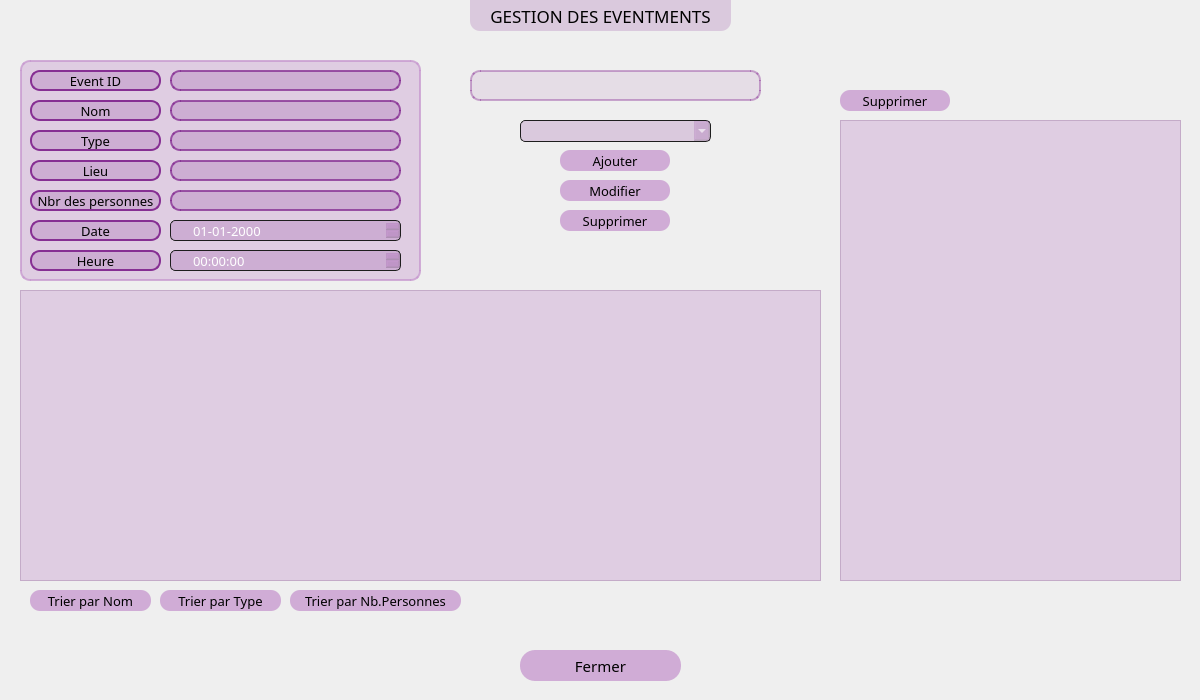
<?xml version="1.0" encoding="UTF-8"?>
<ui version="4.0">
 <class>Dialog_event</class>
 <widget class="QDialog" name="Dialog_event">
  <property name="geometry">
   <rect>
    <x>0</x>
    <y>0</y>
    <width>1200</width>
    <height>700</height>
   </rect>
  </property>
  <property name="windowTitle">
   <string>Dialog</string>
  </property>
  <widget class="QPushButton" name="pB_AjouterP">
   <property name="geometry">
    <rect>
     <x>560</x>
     <y>150</y>
     <width>110</width>
     <height>21</height>
    </rect>
   </property>
   <property name="font">
    <font>
     <family>Montserrat Medium</family>
     <pointsize>10</pointsize>
    </font>
   </property>
   <property name="styleSheet">
    <string notr="true">QPushButton {
background-color: rgba(199, 153, 207, 200);
border-radius: 10px;
}
QPushButton:hover {
background-color: qlineargradient(spread:pad, x1:0, y1:0, x2:0, y2:1, stop:0 rgba(117, 201, 187, 200), stop:1 rgba(199, 153, 207, 200));
}</string>
   </property>
   <property name="text">
    <string>Ajouter</string>
   </property>
  </widget>
  <widget class="QPushButton" name="pB_ModifierP">
   <property name="geometry">
    <rect>
     <x>560</x>
     <y>180</y>
     <width>110</width>
     <height>21</height>
    </rect>
   </property>
   <property name="font">
    <font>
     <family>Montserrat Medium</family>
     <pointsize>10</pointsize>
    </font>
   </property>
   <property name="styleSheet">
    <string notr="true">QPushButton {
background-color: rgba(199, 153, 207, 200);
border-radius: 10px;
}
QPushButton:hover {
background-color: qlineargradient(spread:pad, x1:0, y1:0, x2:0, y2:1, stop:0 rgba(117, 201, 187, 200), stop:1 rgba(199, 153, 207, 200));
}</string>
   </property>
   <property name="text">
    <string>Modifier</string>
   </property>
  </widget>
  <widget class="QPushButton" name="pB_SupprimerP">
   <property name="geometry">
    <rect>
     <x>560</x>
     <y>210</y>
     <width>110</width>
     <height>21</height>
    </rect>
   </property>
   <property name="font">
    <font>
     <family>Montserrat Medium</family>
     <pointsize>10</pointsize>
    </font>
   </property>
   <property name="styleSheet">
    <string notr="true">QPushButton {
background-color: rgba(199, 153, 207, 200);
border-radius: 10px;
}
QPushButton:hover {
background-color: qlineargradient(spread:pad, x1:0, y1:0, x2:0, y2:1, stop:0 rgba(117, 201, 187, 200), stop:1 rgba(199, 153, 207, 200));
}</string>
   </property>
   <property name="text">
    <string>Supprimer</string>
   </property>
  </widget>
  <widget class="QComboBox" name="comboBox_EventID">
   <property name="geometry">
    <rect>
     <x>520</x>
     <y>120</y>
     <width>191</width>
     <height>22</height>
    </rect>
   </property>
   <property name="styleSheet">
    <string notr="true">QComboBox
{
    subcontrol-origin: padding;
    subcontrol-position: top right;
    selection-background-color: #111;
    selection-color: yellow;
    color: white;
    background-color: rgba(134, 47, 147, 50);
    border-style: solid;
    border: 1px solid #1e1e1e;
    border-radius: 5;
    padding: 1px 0px 1px 20px;
}</string>
   </property>
  </widget>
  <widget class="QGroupBox" name="gB_infopersonnel">
   <property name="geometry">
    <rect>
     <x>20</x>
     <y>60</y>
     <width>401</width>
     <height>221</height>
    </rect>
   </property>
   <property name="styleSheet">
    <string notr="true">border: 2px solid rgba(199, 153, 207, 200);
background: rgba(199, 153, 207, 100); 
border-radius: 10px;
</string>
   </property>
   <property name="title">
    <string/>
   </property>
   <widget class="QLabel" name="label_Heure">
    <property name="geometry">
     <rect>
      <x>10</x>
      <y>190</y>
      <width>131</width>
      <height>21</height>
     </rect>
    </property>
    <property name="font">
     <font>
      <family>Montserrat Medium</family>
      <pointsize>10</pointsize>
     </font>
    </property>
    <property name="styleSheet">
     <string notr="true">background-color: rgba(134, 47, 147, 50);
	border: 2px solid rgb(134, 47, 147);
		border-radius: 10px;
</string>
    </property>
    <property name="text">
     <string>Heure</string>
    </property>
    <property name="alignment">
     <set>Qt::AlignCenter</set>
    </property>
   </widget>
   <widget class="QLineEdit" name="lineEdit_Nom">
    <property name="geometry">
     <rect>
      <x>150</x>
      <y>40</y>
      <width>231</width>
      <height>21</height>
     </rect>
    </property>
    <property name="styleSheet">
     <string notr="true">QLineEdit {
	background-color: rgba(134, 47, 147, 50);
		border: 2px solid rgba(134, 47, 147, 200);
			border-radius: 10px;
}
QLineEdit:hover {
	background-color: rgba(134, 47, 147, 50);
		border: 2px solid rgba(47, 127, 147, 200);
			border-radius: 10px;
}</string>
    </property>
   </widget>
   <widget class="QLabel" name="label_Type">
    <property name="geometry">
     <rect>
      <x>10</x>
      <y>70</y>
      <width>131</width>
      <height>21</height>
     </rect>
    </property>
    <property name="font">
     <font>
      <family>Montserrat Medium</family>
      <pointsize>10</pointsize>
     </font>
    </property>
    <property name="styleSheet">
     <string notr="true">background-color: rgba(134, 47, 147, 50);
	border: 2px solid rgb(134, 47, 147);
		border-radius: 10px;
</string>
    </property>
    <property name="text">
     <string>Type</string>
    </property>
    <property name="alignment">
     <set>Qt::AlignCenter</set>
    </property>
   </widget>
   <widget class="QLabel" name="label_EventID">
    <property name="geometry">
     <rect>
      <x>10</x>
      <y>10</y>
      <width>131</width>
      <height>21</height>
     </rect>
    </property>
    <property name="font">
     <font>
      <family>Montserrat Medium</family>
      <pointsize>10</pointsize>
     </font>
    </property>
    <property name="styleSheet">
     <string notr="true">background-color: rgba(134, 47, 147, 50);
	border: 2px solid rgb(134, 47, 147);
		border-radius: 10px;
</string>
    </property>
    <property name="text">
     <string>Event ID</string>
    </property>
    <property name="alignment">
     <set>Qt::AlignCenter</set>
    </property>
   </widget>
   <widget class="QLabel" name="label_Lieu">
    <property name="geometry">
     <rect>
      <x>10</x>
      <y>100</y>
      <width>131</width>
      <height>21</height>
     </rect>
    </property>
    <property name="font">
     <font>
      <family>Montserrat Medium</family>
      <pointsize>10</pointsize>
     </font>
    </property>
    <property name="styleSheet">
     <string notr="true">background-color: rgba(134, 47, 147, 50);
	border: 2px solid rgb(134, 47, 147);
		border-radius: 10px;
</string>
    </property>
    <property name="text">
     <string>Lieu</string>
    </property>
    <property name="alignment">
     <set>Qt::AlignCenter</set>
    </property>
   </widget>
   <widget class="QLineEdit" name="lineEdit_EventID">
    <property name="geometry">
     <rect>
      <x>150</x>
      <y>10</y>
      <width>231</width>
      <height>21</height>
     </rect>
    </property>
    <property name="styleSheet">
     <string notr="true">QLineEdit {
	background-color: rgba(134, 47, 147, 50);
		border: 2px solid rgba(134, 47, 147, 200);
			border-radius: 10px;
}
QLineEdit:hover {
	background-color: rgba(134, 47, 147, 50);
		border: 2px solid rgba(47, 127, 147, 200);
			border-radius: 10px;
}</string>
    </property>
   </widget>
   <widget class="QLineEdit" name="LineEdit_Type">
    <property name="geometry">
     <rect>
      <x>150</x>
      <y>70</y>
      <width>231</width>
      <height>21</height>
     </rect>
    </property>
    <property name="styleSheet">
     <string notr="true">QLineEdit {
	background-color: rgba(134, 47, 147, 50);
		border: 2px solid rgba(134, 47, 147, 200);
			border-radius: 10px;
}
QLineEdit:hover {
	background-color: rgba(134, 47, 147, 50);
		border: 2px solid rgba(47, 127, 147, 200);
			border-radius: 10px;
}</string>
    </property>
   </widget>
   <widget class="QLabel" name="label_Nom">
    <property name="geometry">
     <rect>
      <x>10</x>
      <y>40</y>
      <width>131</width>
      <height>21</height>
     </rect>
    </property>
    <property name="font">
     <font>
      <family>Montserrat Medium</family>
      <pointsize>10</pointsize>
     </font>
    </property>
    <property name="styleSheet">
     <string notr="true">background-color: rgba(134, 47, 147, 50);
	border: 2px solid rgb(134, 47, 147);
		border-radius: 10px;
</string>
    </property>
    <property name="text">
     <string>Nom</string>
    </property>
    <property name="alignment">
     <set>Qt::AlignCenter</set>
    </property>
   </widget>
   <widget class="QLineEdit" name="lineEdit_Lieu">
    <property name="geometry">
     <rect>
      <x>150</x>
      <y>100</y>
      <width>231</width>
      <height>21</height>
     </rect>
    </property>
    <property name="styleSheet">
     <string notr="true">QLineEdit {
	background-color: rgba(134, 47, 147, 50);
		border: 2px solid rgba(134, 47, 147, 200);
			border-radius: 10px;
}
QLineEdit:hover {
	background-color: rgba(134, 47, 147, 50);
		border: 2px solid rgba(47, 127, 147, 200);
			border-radius: 10px;
}</string>
    </property>
   </widget>
   <widget class="QLabel" name="label_Date">
    <property name="geometry">
     <rect>
      <x>10</x>
      <y>160</y>
      <width>131</width>
      <height>21</height>
     </rect>
    </property>
    <property name="font">
     <font>
      <family>Montserrat Medium</family>
      <pointsize>10</pointsize>
     </font>
    </property>
    <property name="styleSheet">
     <string notr="true">background-color: rgba(134, 47, 147, 50);
	border: 2px solid rgb(134, 47, 147);
		border-radius: 10px;
</string>
    </property>
    <property name="text">
     <string>Date</string>
    </property>
    <property name="alignment">
     <set>Qt::AlignCenter</set>
    </property>
   </widget>
   <widget class="QDateEdit" name="dateEdit_DateE">
    <property name="geometry">
     <rect>
      <x>150</x>
      <y>160</y>
      <width>231</width>
      <height>21</height>
     </rect>
    </property>
    <property name="font">
     <font>
      <family>Montserrat Medium</family>
      <pointsize>10</pointsize>
     </font>
    </property>
    <property name="styleSheet">
     <string notr="true">QDateEdit
{
    subcontrol-origin: padding;
    subcontrol-position: top right;
    selection-background-color: #111;
    selection-color: yellow;
    color: white;
    background-color: rgba(134, 47, 147, 50);
    border-style: solid;
    border: 1px solid #1e1e1e;
    border-radius: 5;
    padding: 1px 0px 1px 20px;
}</string>
    </property>
    <property name="displayFormat">
     <string>dd-MM-yyyy</string>
    </property>
   </widget>
   <widget class="QTimeEdit" name="timeEdit_HeureE">
    <property name="geometry">
     <rect>
      <x>150</x>
      <y>190</y>
      <width>231</width>
      <height>21</height>
     </rect>
    </property>
    <property name="font">
     <font>
      <family>Montserrat Medium</family>
      <pointsize>10</pointsize>
     </font>
    </property>
    <property name="styleSheet">
     <string notr="true">QTimeEdit
{
    subcontrol-origin: padding;
    subcontrol-position: top right;
    selection-background-color: #111;
    selection-color: yellow;
    color: white;
    background-color: rgba(134, 47, 147, 50);
    border-style: solid;
    border: 1px solid #1e1e1e;
    border-radius: 5;
    padding: 1px 0px 1px 20px;
}</string>
    </property>
   </widget>
   <widget class="QLabel" name="label_NbPersonnes">
    <property name="geometry">
     <rect>
      <x>10</x>
      <y>130</y>
      <width>131</width>
      <height>21</height>
     </rect>
    </property>
    <property name="font">
     <font>
      <family>Montserrat Medium</family>
      <pointsize>10</pointsize>
     </font>
    </property>
    <property name="styleSheet">
     <string notr="true">background-color: rgba(134, 47, 147, 50);
	border: 2px solid rgb(134, 47, 147);
		border-radius: 10px;
</string>
    </property>
    <property name="text">
     <string>Nbr des personnes</string>
    </property>
    <property name="alignment">
     <set>Qt::AlignCenter</set>
    </property>
   </widget>
   <widget class="QLineEdit" name="lineEdit_NbPersonnes">
    <property name="geometry">
     <rect>
      <x>150</x>
      <y>130</y>
      <width>231</width>
      <height>21</height>
     </rect>
    </property>
    <property name="styleSheet">
     <string notr="true">QLineEdit {
	background-color: rgba(134, 47, 147, 50);
		border: 2px solid rgba(134, 47, 147, 200);
			border-radius: 10px;
}
QLineEdit:hover {
	background-color: rgba(134, 47, 147, 50);
		border: 2px solid rgba(47, 127, 147, 200);
			border-radius: 10px;
}</string>
    </property>
   </widget>
  </widget>
  <widget class="QTableView" name="tab_Events">
   <property name="geometry">
    <rect>
     <x>20</x>
     <y>290</y>
     <width>801</width>
     <height>291</height>
    </rect>
   </property>
   <property name="styleSheet">
    <string notr="true">background-color:rgba(199, 153, 207, 100);</string>
   </property>
  </widget>
  <widget class="QPushButton" name="pB_TirerParNbPersonnes">
   <property name="geometry">
    <rect>
     <x>290</x>
     <y>590</y>
     <width>171</width>
     <height>21</height>
    </rect>
   </property>
   <property name="font">
    <font>
     <family>Montserrat Medium</family>
     <pointsize>10</pointsize>
    </font>
   </property>
   <property name="styleSheet">
    <string notr="true">QPushButton {
background-color: rgba(199, 153, 207, 200);
border-radius: 10px;
}
QPushButton:hover {
background-color: qlineargradient(spread:pad, x1:0, y1:0, x2:0, y2:1, stop:0 rgba(117, 201, 187, 200), stop:1 rgba(199, 153, 207, 200));
}</string>
   </property>
   <property name="text">
    <string>Trier par Nb.Personnes</string>
   </property>
  </widget>
  <widget class="QPushButton" name="pushButton_SupprimerE">
   <property name="geometry">
    <rect>
     <x>840</x>
     <y>90</y>
     <width>110</width>
     <height>21</height>
    </rect>
   </property>
   <property name="font">
    <font>
     <family>Montserrat Medium</family>
     <pointsize>10</pointsize>
    </font>
   </property>
   <property name="styleSheet">
    <string notr="true">QPushButton {
background-color: rgba(199, 153, 207, 200);
border-radius: 10px;
}
QPushButton:hover {
background-color: qlineargradient(spread:pad, x1:0, y1:0, x2:0, y2:1, stop:0 rgba(117, 201, 187, 200), stop:1 rgba(199, 153, 207, 200));
}</string>
   </property>
   <property name="text">
    <string>Supprimer</string>
   </property>
  </widget>
  <widget class="QPushButton" name="pushButton_Fermer">
   <property name="geometry">
    <rect>
     <x>520</x>
     <y>650</y>
     <width>161</width>
     <height>31</height>
    </rect>
   </property>
   <property name="font">
    <font>
     <family>Montserrat SemiBold</family>
     <pointsize>11</pointsize>
    </font>
   </property>
   <property name="styleSheet">
    <string notr="true">QPushButton {
background-color: rgba(199, 153, 207, 200);
border-radius: 15px;
}
QPushButton:hover {
background-color: qlineargradient(spread:pad, x1:0, y1:0, x2:0, y2:1, stop:0 rgba(189, 96, 96, 200), stop:1 rgba(199, 153, 207, 200));
}</string>
   </property>
   <property name="text">
    <string>Fermer</string>
   </property>
  </widget>
  <widget class="QTextBrowser" name="text_Events">
   <property name="geometry">
    <rect>
     <x>840</x>
     <y>120</y>
     <width>341</width>
     <height>461</height>
    </rect>
   </property>
   <property name="styleSheet">
    <string notr="true">background-color:rgba(199, 153, 207, 100);</string>
   </property>
  </widget>
  <widget class="QPushButton" name="pB_TirerParNom">
   <property name="geometry">
    <rect>
     <x>30</x>
     <y>590</y>
     <width>121</width>
     <height>21</height>
    </rect>
   </property>
   <property name="font">
    <font>
     <family>Montserrat Medium</family>
     <pointsize>10</pointsize>
    </font>
   </property>
   <property name="styleSheet">
    <string notr="true">QPushButton {
background-color: rgba(199, 153, 207, 200);
border-radius: 10px;
}
QPushButton:hover {
background-color: qlineargradient(spread:pad, x1:0, y1:0, x2:0, y2:1, stop:0 rgba(117, 201, 187, 200), stop:1 rgba(199, 153, 207, 200));
}</string>
   </property>
   <property name="text">
    <string>Trier par Nom</string>
   </property>
  </widget>
  <widget class="QPushButton" name="pB_TireParType">
   <property name="geometry">
    <rect>
     <x>160</x>
     <y>590</y>
     <width>121</width>
     <height>21</height>
    </rect>
   </property>
   <property name="font">
    <font>
     <family>Montserrat Medium</family>
     <pointsize>10</pointsize>
    </font>
   </property>
   <property name="styleSheet">
    <string notr="true">QPushButton {
background-color: rgba(199, 153, 207, 200);
border-radius: 10px;
}
QPushButton:hover {
background-color: qlineargradient(spread:pad, x1:0, y1:0, x2:0, y2:1, stop:0 rgba(117, 201, 187, 200), stop:1 rgba(199, 153, 207, 200));
}</string>
   </property>
   <property name="text">
    <string>Trier par Type</string>
   </property>
  </widget>
  <widget class="QLabel" name="labe_TitleEvents">
   <property name="geometry">
    <rect>
     <x>470</x>
     <y>0</y>
     <width>261</width>
     <height>31</height>
    </rect>
   </property>
   <property name="font">
    <font>
     <family>LEMON MILK</family>
     <pointsize>13</pointsize>
    </font>
   </property>
   <property name="styleSheet">
    <string notr="true">background-color: rgba(134, 47, 147,50);
border-bottom-left-radius: 10px;
border-bottom-right-radius: 10px;</string>
   </property>
   <property name="text">
    <string>GESTION DES EVENTMENTS</string>
   </property>
   <property name="alignment">
    <set>Qt::AlignCenter</set>
   </property>
  </widget>
  <widget class="QLabel" name="label_BGPersonnel">
   <property name="geometry">
    <rect>
     <x>0</x>
     <y>0</y>
     <width>1200</width>
     <height>700</height>
    </rect>
   </property>
   <property name="styleSheet">
    <string notr="true">background-image: url(:/new/Image/Images/BGSponsoring.png);</string>
   </property>
   <property name="text">
    <string/>
   </property>
  </widget>
  <widget class="QLabel" name="label_Info">
   <property name="geometry">
    <rect>
     <x>470</x>
     <y>70</y>
     <width>291</width>
     <height>31</height>
    </rect>
   </property>
   <property name="font">
    <font>
     <family>Montserrat Medium</family>
     <pointsize>11</pointsize>
    </font>
   </property>
   <property name="styleSheet">
    <string notr="true">background-color: rgba(134, 47, 147, 25);
	border: 2px solid rgba(134, 47, 147, 100);
		border-radius: 10px;
</string>
   </property>
   <property name="text">
    <string/>
   </property>
   <property name="alignment">
    <set>Qt::AlignCenter</set>
   </property>
  </widget>
  <zorder>label_BGPersonnel</zorder>
  <zorder>pB_AjouterP</zorder>
  <zorder>pB_ModifierP</zorder>
  <zorder>pB_SupprimerP</zorder>
  <zorder>comboBox_EventID</zorder>
  <zorder>gB_infopersonnel</zorder>
  <zorder>tab_Events</zorder>
  <zorder>pB_TirerParNbPersonnes</zorder>
  <zorder>pushButton_SupprimerE</zorder>
  <zorder>pushButton_Fermer</zorder>
  <zorder>text_Events</zorder>
  <zorder>pB_TirerParNom</zorder>
  <zorder>pB_TireParType</zorder>
  <zorder>labe_TitleEvents</zorder>
  <zorder>label_Info</zorder>
 </widget>
 <resources/>
 <connections/>
</ui>
